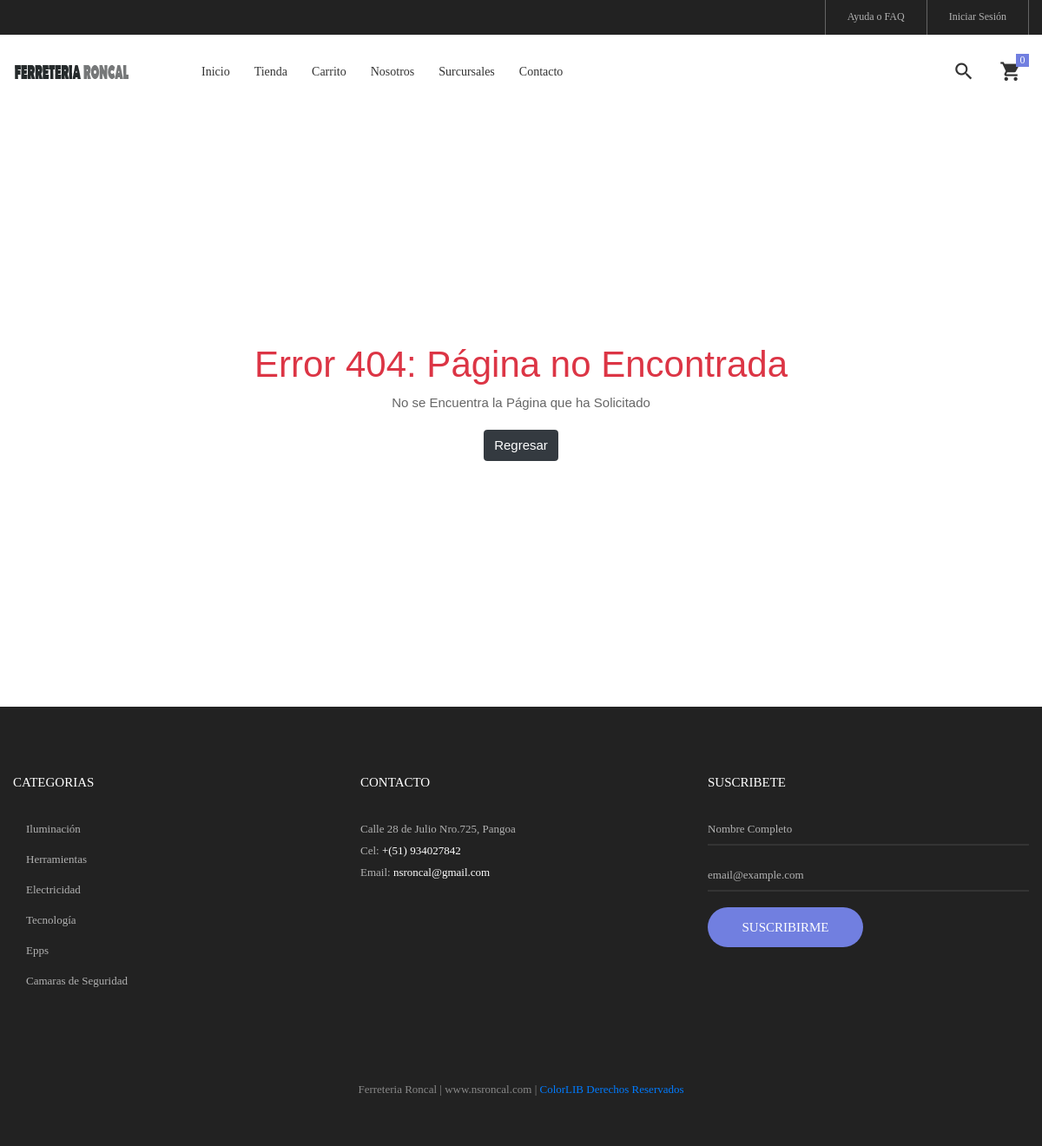
The page /tienda_virtual_produccion/tienda/categoria/1/iluminacion on the database its author committed.
### tables this page shows
CREATE TABLE `post` (
  `idpost` bigint(20) NOT NULL,
  `titulo` varchar(255) NOT NULL,
  `contenido` text NOT NULL,
  `portada` varchar(255) DEFAULT NULL,
  `datecreated` datetime NOT NULL DEFAULT current_timestamp(),
  `ruta` varchar(255) NOT NULL,
  `status` int(11) NOT NULL DEFAULT 1
);

CREATE TABLE `categoria` (
  `idcategoria` bigint(20) NOT NULL,
  `nombre` varchar(255) NOT NULL,
  `descripcion` text NOT NULL,
  `portada` varchar(100) NOT NULL,
  `datecreated` datetime NOT NULL DEFAULT current_timestamp(),
  `ruta` varchar(255) NOT NULL,
  `status` int(11) NOT NULL DEFAULT 1
);

### Helpers/Helpers.php (called while the page is built, shortened)
<?php
    function base_url(){
        return BASE_URL;
    }
    function media(){
        return BASE_URL."/Assets";
    }
     function headerTienda($data=""){
        $view_header = "Views/Template/header_tienda.php";
        require_once ($view_header);
    }
    function footerTienda($data = ""){
        $view_footer = "Views/Template/footer_tienda.php";
        require_once ($view_footer);
    }
    function getModal(string $nameModal, $data){
        $view_modal = "Views/Template/Modals/{$nameModal}.php";
    }
    function getCatFooter(){
        require_once("Models/CategoriasModel.php");
        $objCategoria = new CategoriasModel();
        $request = $objCategoria->getCategoriasFooter();
        return $request;
    }
    function getInfoPage(int $idpagina){
        require_once("Libraries/Core/Mysql.php");
        $con = new Mysql();
        $sql = "SELECT * FROM post WHERE idpost = $idpagina";
        $request = $con->select($sql);
        return $request;
    }
    function getPageRout(string $ruta){
        require_once("Libraries/Core/Mysql.php");
        $con = new Mysql();
        $sql = "SELECT * FROM post WHERE ruta = '$ruta' AND status != 0 ";
        $request = $con->select($sql);
        if(!empty($request)){
            $request['portada'] = $request['portada'] != "" ? media()."/images/uploads/".$request['portada'] : "";
        }
        return $request;
    }
?>

### Libraries/Core/Conexion.php (called while the page is built)
<?php
    class Conexion{
        private $conect;
        public function __construct(){
            $connectionString = "mysql:host=".DB_HOST.";dbname=".DB_NAME.";charset=".DB_CHARSET;
            try {
                $this->conect = new PDO($connectionString, DB_USER,DB_PASSWORD);
                $this->conect->setAttribute(PDO::ATTR_ERRMODE, PDO::ERRMODE_EXCEPTION);
            } catch (PDOException $e) {
                $this->conect = 'Error de Conexión';
                echo "Error: ".$e->getMessage();
            }
        }
        public function conect(){
            return $this->conect;
        }
    }
?>

### Libraries/Core/Mysql.php (called while the page is built, shortened)
<?php
    class Mysql extends Conexion{
        private $conexion;
        function __construct(){
        $this->conexion = new Conexion();
        $this->conexion = $this->conexion->conect();
    }
    public function select(string $query){
        $this->strquery = $query;
        $result = $this->conexion->prepare($this->strquery);
        $result->execute();
        $data = $result->fetch(PDO::FETCH_ASSOC);
        return $data;
    }
    public function select_all(string $query){
        $this->strquery = $query;
        $result = $this->conexion->prepare($this->strquery);
        $result->execute();
        $data = $result->fetchall(PDO::FETCH_ASSOC);
        return $data;
    }
    }
?>

### Libraries/Core/Views.php (called while the page is built)
<?php
    class views{
        function getView($controller,$view,$data=""){
            $controller = get_class($controller);
            if($controller == "Home"){
                $view =  "Views/".$view.".php";
            }else{
                $view = "Views/".$controller."/".$view.".php";
            }
            require_once($view);
        }
    }
?>

### index.php (called while the page is built, shortened)
<?php
    require_once("Helpers/Helpers.php");
    require_once("Libraries/Core/Load.php");
?>

### Models/CategoriasModel.php (called while the page is built, shortened)
<?php
    class CategoriasModel extends Mysql{
        public function getCategoriasFooter(){
            $sql = "SELECT idcategoria, nombre, descripcion, portada, ruta
                    FROM categoria WHERE status = 1 AND idcategoria IN (".CAT_FOOTER.")";
            $request = $this->select_all($sql);
            if( count($request) > 0 ){
                for($c = 0; $c < count($request) ; $c ++){
                    $request[$c]['portada'] = BASE_URL.'/Assets/images/uploads/'.$request[$c]['portada'];
                }
            }
            return $request;
        }
    }
?>

### Views/Template/footer_tienda.php (the view, shortened to what this page needs)
<?php
 	$catFooter =	getCatFooter();
?>
	<footer class="bg3 p-t-75 p-b-32">
		<div class="container">
			<div class="row">
				<div class="col-sm-6 col-lg-4 p-b-50">
					<h4 class="stext-301 cl0 p-b-30">
						Categorias
					</h4>
					<?php
						if(count($catFooter) > 0){
					?>
					<ul>
						<?php foreach($catFooter as $cat){ ?>
						<li class="p-b-10">
							<a href="<?= base_url();?>/tienda/categoria/<?= $cat['idcategoria'].'/'.$cat['ruta'] ?>" class="stext-107 cl7 hov-cl1 trans-04">
								<?= $cat['nombre']?>
							</a>
						</li>
						<?php } ?>
					</ul>
					<?php
						}
					?>
				</div>
				<div class="col-sm-6 col-lg-4 p-b-50">
					<h4 class="stext-301 cl0 p-b-30">
						Contacto
					</h4>
					<p class="stext-107 cl7 size-201">
						<?= DIRECCION ?><br>
						Cel: <a class="linkFooter" href="tel:<?= TELEEMPRESA ?>"><?= TELEEMPRESA ?></a><br>
						Email: <a class="linkFooter" href="mailto:<?= EMAIL_EMPRESA ?>"><?= EMAIL_EMPRESA ?></a><br>
					</p>
					<div class="p-t-27">
						<a href="<?= FACEBOOK ?>" target="_blank" class="fs-18 cl7 hov-cl1 trans-04 m-r-16">
							<i class="fa fa-facebook"></i>
						</a>
						<a href="<?= GITHUB ?>" target="_blank" class="fs-18 cl7 hov-cl1 trans-04 m-r-16">
							<i class="fa-brands fa-github"></i>
						</a>
						<a href="<?= LINKEDLN ?>" target="_blank" class="fs-18 cl7 hov-cl1 trans-04 m-r-16">
						<i class="fa-brands fa-linkedin-in"></i>
						</a>
						<a href="https://wa.me/<?= WHATSAPP ?>" target="_blank" class="fs-18 cl7 hov-cl1 trans-04 m-r-16">
						<i class="fab fa-whatsapp"></i>
						</a>
					</div>
				</div>
				<div class="col-sm-6 col-lg-4 p-b-50">
					<h4 class="stext-301 cl0 p-b-30">
						Suscribete
					</h4>
					<form id="frmSuscripcion" name="frmSuscripcion">
						<div class="wrap-input1 w-full p-b-4">
							<input class="input1 bg-none plh1 stext-107 cl7" type="text" id="nombreSuscripcion" name="nombreSuscripcion" placeholder="Nombre Completo" required>
						</div>
						<br>
						<div class="wrap-input1 w-full p-b-4">
							<input class="input1 bg-none plh1 stext-107 cl7" type="email" name="emailSuscripcion" id="emailSuscripcion" placeholder="email@example.com" required>
						</div>
						<div class="p-t-18">
							<button class="flex-c-m stext-101 cl0 size-103 bg1 bor1 hov-btn2 p-lr-15 trans-04">
								Suscribirme
							</button>
						</div>
					</form>
				</div>
			</div>
			<div class="p-t-40">
				<p class="stext-107 cl6 txt-center">
				<?=NOMBRE_EMPRESA; ?> | <?= WEB_EMPRESA; ?> | <a href="https://colorlib.com" target="_blank">ColorLIB Derechos Reservados</a>
				</p>
			</div>
		</div>
	</footer>
</body>
</html>

### Views/Errors/error.php (shortened to what this page needs)
<?=  headerTienda($data); ?>
<div class="container text-center">
  <main class="app-content">
      <div class="page-error tile">
        <?= $data['page']['contenido']; ?>
        <p><a class="btn btn-dark" href="javascript:window.history.back();">Regresar</a></p>
      </div>
    </main>
</div>
<?= 	footerTienda($data); ?>

### Assets/tienda/css/main.css (style rules this page uses)
.container { max-width: 1380px; }
@media (max-width: 1600px) { .container { max-width: 1200px; } }
.container p { margin-bottom:20px ; }
.container ul, .container ol { margin-left: 15px; margin-bottom: 0px }
.container ul, .container ul li { list-style: none; }
.cl0 { color: #fff; }
.cl6 { color: #888; }
.cl7 { color: #b2b2b2; }
.stext-101 { font-family: Poppins-Medium; font-size: 15px; line-height: 1.466667; text-transform: uppercase; }
.stext-107 { font-family: Poppins-Regular; font-size: 13px; line-height: 1.923; }
.stext-301 { font-family: Montserrat-Bold; font-size: 15px; line-height: 1.6; text-transform: uppercase; }
.size-103 { min-width: 179px; height: 46px; }
.size-201 { max-width: 270px; }
.bg-none { background-color: transparent; }
.bg1 { background-color: #717fe0; }
.bg3 { background-color: #222; }
.bor1 { border-radius: 23px; }
.wrap-input1 { position: relative; border-bottom: 2px solid rgba(204,204,204, 0.1); }
.input1 { background-color: transparent; width: 100%; }
.linkFooter { color:#FFF !important ; }

### Assets/css/styles.css (style rules this page uses)
.page-error { display: -webkit-box; display: -ms-flexbox; display: flex; -webkit-box-align: center; -ms-flex-align: center; align-items: center; -webkit-box-pack: center; -ms-flex-pack: center; justify-content: center; -webkit-box-orient: vertical; -webkit-box-direction: normal; -ms-flex-direction: column; flex-direction: column; min-height: calc(100vh - 110px); margin-bottom: 0; }
.page-error h1 { margin: 10px; color: #dc3545; font-size: 42px; }

### rows shown on the page
post: contenido "Error 404: Página no Encontrada No se Encuentra la Página que ha Solicitado"
categoria: nombre "Iluminación"
categoria: nombre "Herramientas"
categoria: nombre "Electricidad"
categoria: nombre "Tecnología"
categoria: nombre "Epps"
categoria: nombre "Camaras de Seguridad"

### other values the page prints
DIRECCION "Calle 28 de Julio Nro.725, Pangoa"
TELEEMPRESA "+(51) 934027842"
EMAIL_EMPRESA "nsroncal@gmail.com"
NOMBRE_EMPRESA "Ferreteria Roncal"
WEB_EMPRESA "www.nsroncal.com"
